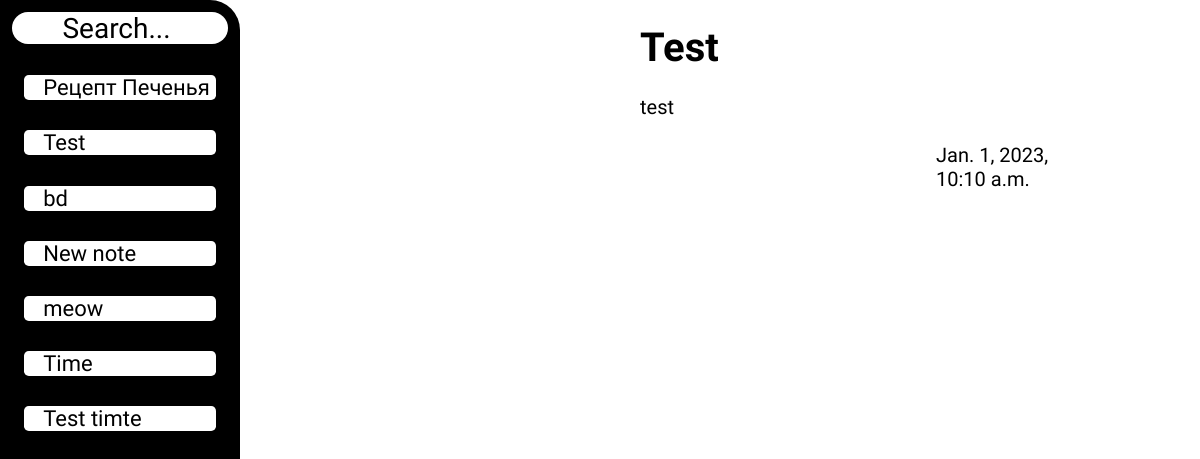
The page /26/ on the database as committed earlier.
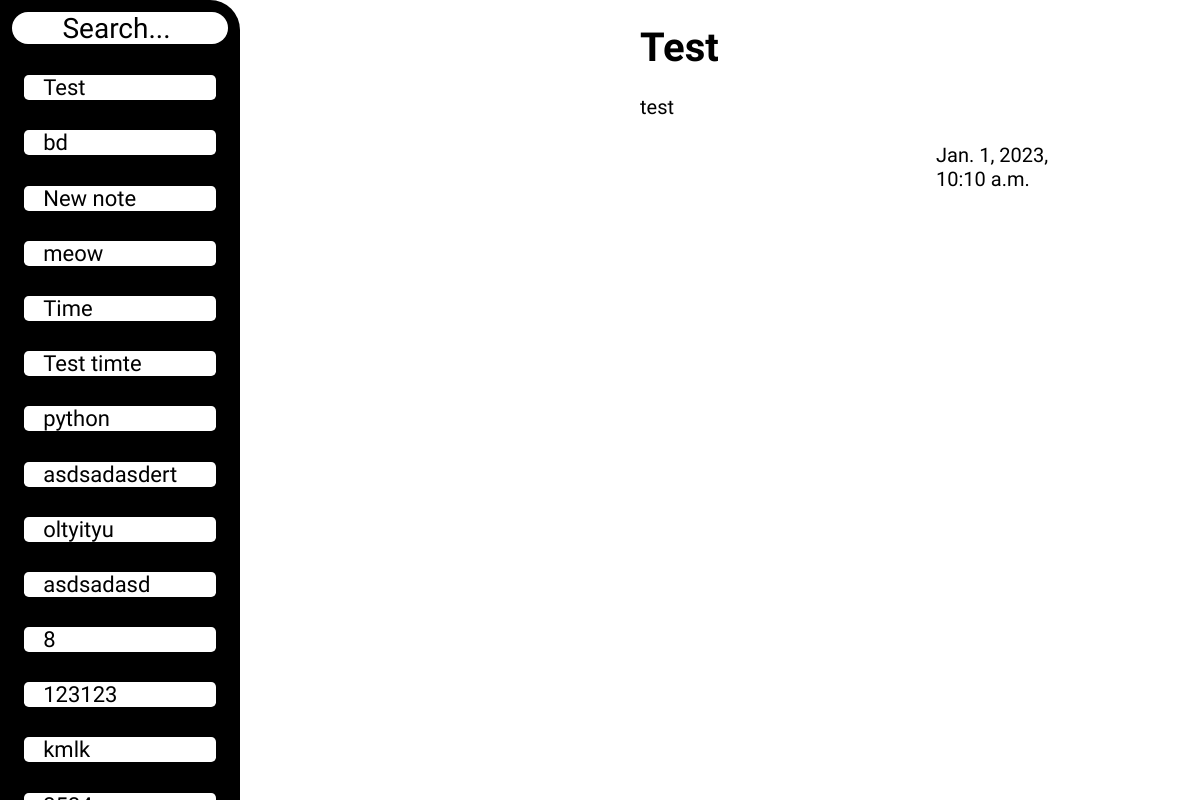
The same page on the database as committed later.
### note/models.py (models this page shows, shortened)
class Note(models.Model):
    note_title = models.CharField(max_length=30)
    pub_date = models.DateTimeField(auto_now_add=True)
    note_text = models.CharField(max_length=3000)

### note/views.py (the view)
# urls.py: path('', include('note.urls')),
def note(request, note_id):
    if 'q' in request.GET:
        q = request.GET['q']
        search = Q(Q(note_title__icontains=q) | Q(note_text__icontains=q))
        n_list = Note.objects.filter(search)
    else:
        n_list = Note.objects.all()
    try:
        n = Note.objects.get(id=note_id)
    except n.DoesNotExist:
        raise Http404("Page not found")
    data = {
        'note': n,
        'n_list': n_list
    }
    return render(request, 'note/note.html', data)

### mysite/templates/note/note.html (shortened to what this page needs)
{% extends 'base.html' %}
{% block content %}
    <div class="note_list">
        <form method="get">
            <input class="search" name="q"  placeholder="Search... ">
        </form>
        {% for n in n_list %}
            <div class="el_list">
                <p><a href="{% url 'notes:note' n.id %}" class="l_title">{{n.note_title}}</a></p>
            </div>
        <br>
       {% endfor %}
    </div>
    <div class="create">
        <h1>{{note.note_title}}</h1> <br>
        <p>{{note.note_text}}</p> <br>
        <p class="n_date">{{note.pub_date}}</p>
    </div>
{% endblock %}

### mysite/templates/base.html (shortened to what this page needs)
{% load static %}
<html lang="en">
<head>
    <!doctype html>
    <link rel="stylesheet" href="{% static 'css/style.css' %}">
</head>
<body>
    {% block content %}
    {% endblock %}
</body>
</html>

### static/css/style.css (style rules this page uses)
*, *::before, *::after { box-sizing: border-box; margin: 0; padding: 0; }
.n_date { margin-left: 37vh; }
.note_list { scroll-behavior: smooth; overflow: auto; height: 100vh; font-size: 20px; border-radius: 0px 30px 0 0; background-color: black; width: 30vh; float: left; margin-right: 50vh; }
.search { text-decoration: none; font-family: 'Gemunu Libre'; margin-left: 5%; margin-top: 5%; margin-bottom: 10%; border-radius: 3rem; border: none; height: 4vh; width: 90%; font-size: 28px; text-align: center; }
.el_list { font-size: 22px; font-family: 'Gemunu Libre'; margin-left: 10%; margin-right: 10%; margin-top: 3%; text-align: left; background-color: white; border-radius: 0.3rem; position: relative; }
.l_title { text-decoration: none; color: black; margin-left: 10%; }
.l_title:before { content: ''; position: absolute; top: 3%; left: 0.3%; width: 24vh; height: 2.5vh; }
.create { font-family: 'Gemunu Libre'; margin-top: 2%; float: left; width: 55vh; font-size: 20px; }

Rows that differ between the two databases and show on the page:
removed Note: note_title "Рецепт Печенья"
added Note: note_title "python"
added Note: note_title "asdsadasdert"
added Note: note_title "oltyityu"
added Note: note_title "asdsadasd"
added Note: note_title "8"
added Note: note_title "123123"
added Note: note_title "kmlk"
